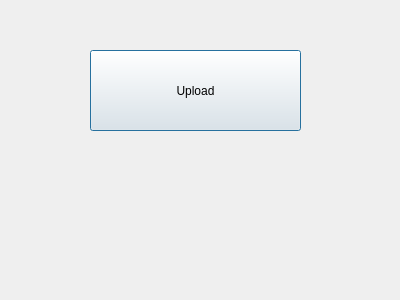
<?xml version="1.0" encoding="UTF-8"?>
<ui version="4.0">
 <class>DialogUpload</class>
 <widget class="QDialog" name="DialogUpload">
  <property name="geometry">
   <rect>
    <x>0</x>
    <y>0</y>
    <width>400</width>
    <height>300</height>
   </rect>
  </property>
  <property name="windowTitle">
   <string>Dialog</string>
  </property>
  <widget class="QPushButton" name="btnUploadFile">
   <property name="geometry">
    <rect>
     <x>90</x>
     <y>50</y>
     <width>211</width>
     <height>81</height>
    </rect>
   </property>
   <property name="text">
    <string>Upload</string>
   </property>
  </widget>
  <widget class="QLabel" name="console">
   <property name="geometry">
    <rect>
     <x>40</x>
     <y>150</y>
     <width>321</width>
     <height>111</height>
    </rect>
   </property>
   <property name="text">
    <string/>
   </property>
  </widget>
 </widget>
 <resources/>
 <connections/>
</ui>
